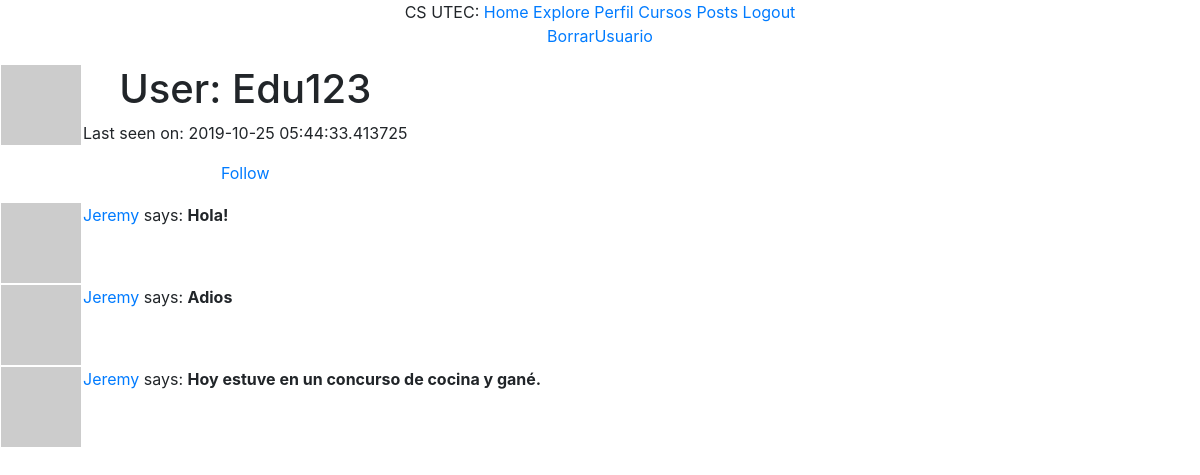
The app's page /user/Edu123 (signed in), older data.
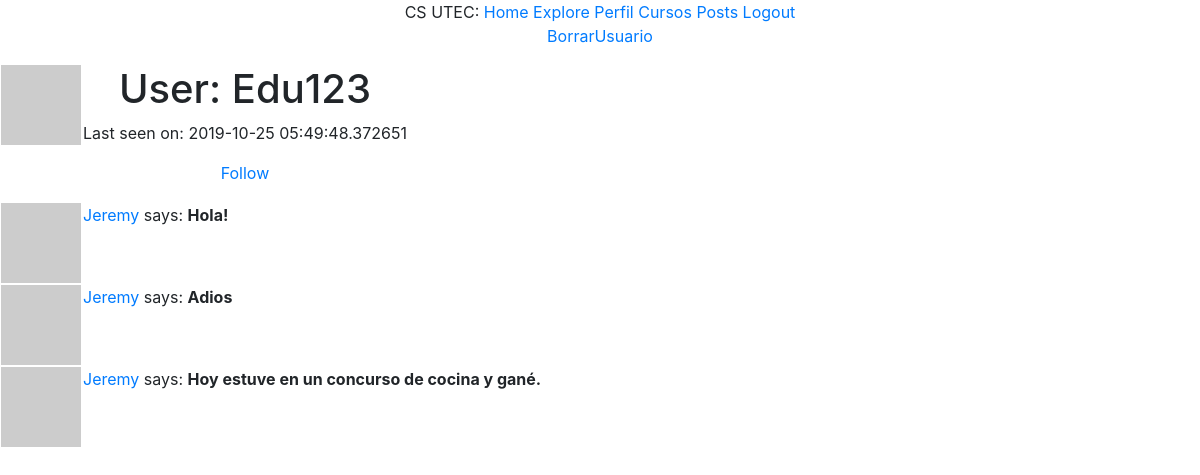
The same page, newer data.
### app/models.py (models this page shows, shortened)
class User(UserMixin, db.Model):
    id = db.Column(db.Integer, primary_key=True)
    username = db.Column(db.String(70), index = True, unique = True)
    email = db.Column(db.String(90), index = True, unique = True)
    password_hash = db.Column(db.String(110))
    posts = db.relationship('Post', backref='author', lazy='dynamic')
    gender = db.Column(db.String(5))
    about_me = db.Column(db.String(140))
    last_seen = db.Column(db.DateTime, default=datetime.utcnow)
    followed = db.relationship(
        'User', secondary=followers,
        primaryjoin=(followers.c.follower_id == id),
        secondaryjoin=(followers.c.followed_id == id),
        backref=db.backref('followers', lazy='dynamic'), lazy='dynamic')
    def avatar(self, size):
        digest = md5(self.email.lower().encode('utf-8')).hexdigest()
        return 'https://www.gravatar.com/avatar/{}?d=identicon&s={}'.format(digest, size)
    def is_following(self, user): #Si retorna uno, es porque el usuario sigue.
        return self.followed.filter(
            followers.c.followed_id == user.id).count() > 0 #revisa que
    def user_posts(self):
        return self.posts

class Post(db.Model):
    id = db.Column(db.Integer, primary_key=True)
    body = db.Column(db.String(140))
    timestamp = db.Column(db.DateTime, index=True, default=datetime.utcnow)
    user_id = db.Column(db.Integer, db.ForeignKey('user.id'))

### app/routes.py (the view)
@app.route('/user/<username>')
@login_required
def user(username):
    user = User.query.filter_by(username=username).first_or_404()
    posts = current_user.user_posts()
    return render_template('user.html', user=user, posts=posts)

### app/models.py (called while the page is built)
@login.user_loader
def load_user(id):
    return User.query.get(int(id))

### app/routes.py (called while the page is built)
@app.before_request
def before_request():
    if current_user.is_authenticated:
        current_user.last_seen = datetime.utcnow()
        db.session.commit()

### app/templates/user.html (shortened to what this page needs)
{% extends "base.html" %}
{% block content %}
  <table>
        <tr valign="top">
            <td><img src="{{ user.avatar(128) }}"></td>
            <td>
                <h1>User: {{ user.username }}</h1>
                {% if user.last_seen %}<p>Last seen on: {{ user.last_seen }}</p>{% endif %}
                {% if user == current_user %}
                <p><a href="{{ url_for('edit_profile') }}">Edit your profile</a></p>
                {% elif not current_user.is_following(user) %}
                <p><a href="{{ url_for('follow', username=user.username) }}">Follow</a></p>
		{% else %}
		<p><a href="{{ url_for('unfollow', username=user.username) }}">Unfollow</a></p>
                {% endif %}
            </td>
        </tr>
      <p><a href="{{ url_for('delete', username=user.username) }}">BorrarUsuario</a></p>
  </table>
    {% for post in posts %}
        {% include "_post.html" %}
    {% endfor %}
{% endblock %}

### app/templates/base.html (shortened to what this page needs)
<!DOCTYPE html>
<html lang="es">
	<head>
		<link rel="stylesheet" href="/static/css/bootstrap-grid.min.css">
		<link rel="stylesheet" href="/static/css/bootstrap.css">
	</head>
	<body >
		<div class="container text-center">
			<div class="row justify-content-center">
				<div class="col">CS UTEC:
					<a href="{{ url_for('index') }}">Home</a>
					{% if current_user.is_anonymous %}
					<a href="{{ url_for('login') }}">LogIn</a>
					{% else %}
					<a href="{{ url_for('explore') }}">Explore</a>
					<a href="{{ url_for('user', username=current_user.username) }}">Perfil</a>
					<a href="{{ url_for('cursos') }}" >Cursos</a>
					<a href="{{ url_for('posts') }}">Posts</a>
					<a href="{{ url_for('logout') }}">Logout</a>
					{% endif %}
				</div>
			</div>
		</div>
		<div style = "text-align: center">
		{% block content %}
		{% endblock %}
		</div>
	</body>
</html>

### app/templates/_post.html
  <table style = "text-align: center">
        <tr valign="top">
            {% if post.author != none %}
            <td><img src="{{ post.author.avatar(36) }}"></td>
            <td>
                <a href="{{ url_for('user', username=post.author.username) }}">
                    {{ post.author.username }}
                </a>
                says: <b>{{ post.body }}</b>
            </td>
            {% endif %}
        </tr>
    </table>

Row changes from the older to the newer data that the page shows:
changed User "Edu123": last_seen "2019-10-25 05:44:33.413725" → "2019-10-25 05:49:48.372651"
